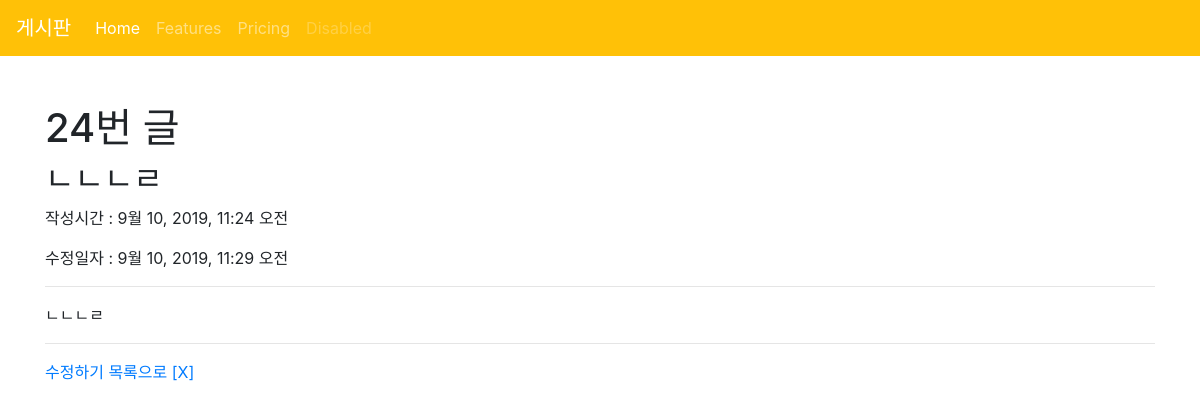
Screenshot of /articles/24/ with the database file from the repository.
### articles/models.py (models this page shows, shortened)
class Article(models.Model):
    title = models.CharField(max_length=10)
    content = models.TextField()
    created_at = models.DateTimeField(auto_now_add=True)
    updated_at = models.DateTimeField(auto_now=True)

### articles/views.py (the view)
# urls.py: path('<int:article_pk>/', views.detail, name='detail'),
def detail(request, article_pk):
    article = Article.objects.get(pk=article_pk)
    context = {
        'article' : article
    }
    return render(request, 'articles/detail.html', context)

### articles/templates/articles/detail.html
{% extends 'articles/base.html' %}
{% block body %}
<h1>{{ article.id }}번 글</h1>
<h2>{{ article.title }}</h2>
<p>작성시간 : {{ article.created_at }}</p>
<p>수정일자 : {{ article.updated_at }}</p>
<hr>
<p>{{ article.content }}</p>
<hr>
<a href="{% url 'articles:edit' article.pk %}">수정하기</a>
<a href="{% url 'articles:index' %}">목록으로</a>
<a href="{% url 'articles:delete' article.pk %}">[X]</a>
{% endblock %}

### rows the page displays
Article: id "24", title "ㄴㄴㄴㄹ", created_at "9월 10, 2019, 11:24 오전", updated_at "9월 10, 2019, 11:29 오전", content "ㄴㄴㄴㄹ"
